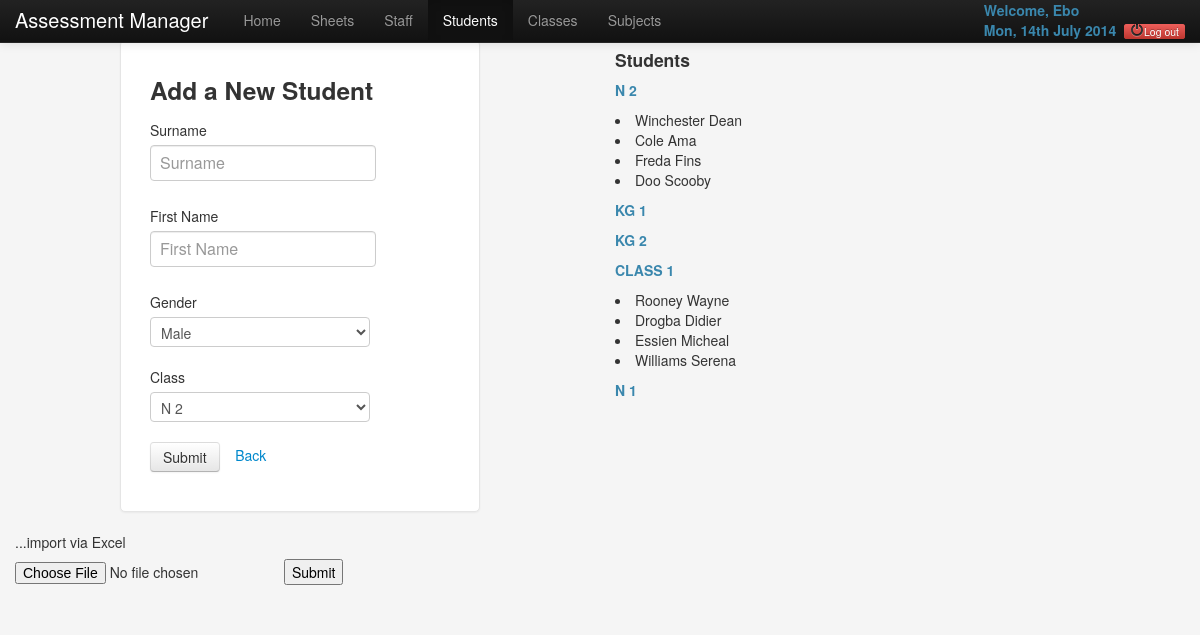
Page /new_student.php (signed in) on the committed database.
### tables this page shows
CREATE TABLE IF NOT EXISTS `classes` (
  `id` int(20) NOT NULL AUTO_INCREMENT,
  `class_id` varchar(255) NOT NULL,
  `class_name` varchar(255) NOT NULL,
  `subjects` text NOT NULL,
  PRIMARY KEY (`id`),
  UNIQUE KEY `class_id` (`class_id`),
  UNIQUE KEY `class_name` (`class_name`)
);

CREATE TABLE IF NOT EXISTS `students` (
  `id` int(11) NOT NULL AUTO_INCREMENT,
  `student_id` varchar(20) NOT NULL,
  `class_id` varchar(255) NOT NULL,
  `lname` varchar(255) NOT NULL,
  `fname` varchar(255) NOT NULL,
  `gender` varchar(10) NOT NULL,
  PRIMARY KEY (`id`)
);

### new_student.php (the view, shortened to what this page needs)
<!DOCTYPE html>
<html lang="en">
<head>
    <link href="assets/css/bootstrap.css" rel="stylesheet">
    <link href="assets/css/bootstrap-responsive.css" rel="stylesheet">
    <link href="stylesheets/thestyle.css" rel="stylesheet" type="text/css" media="all" />
  </head>
  <body>
    <div class="navbar navbar-inverse navbar-fixed-top">
      <div class="navbar-inner">
        <div class="container">
          <a class="brand" href="index.php">Assessment Manager</a>
          <div class="nav-collapse collapse">
            <ul class="nav">
              <li><a href="index.php">Home</a></li>
              <li><a href="tables.php">Sheets</a></li>
              <li><a href="new_staff.php">Staff</a></li>
              <li class="active"><a href="new_student.php">Students</a></li>
              <li><a href="new_class.php">Classes</a></li>
              <li><a href="new_subject.php">Subjects</a></li>
            </ul>
            <ul class="nav ace-nav pull-right">
			<span id="user_info">
				<strong class="text-info">Welcome,
				<?php echo $_SESSION['fname']; ?> <br />
                <?php echo date('D').", ".date('jS')." ".date('F')." ".date('Y'); ?></strong>&nbsp;
                <small class="text-warning"><a href="logout.php" class="btn-danger btn-mini"><i class="icon-off"></i>Log out</a></small>
			</span>
            </ul>
          </div>
        </div>
      </div>
    </div>
     <div class="container">
     <div class="row">
	<div class="span6">
      <form class="form-signin" action="new_student.php" method="post" enctype="multipart/form-data" onsubmit="check_empty()" name="form1">
        <h3 class="form-signin-heading">Add a New Student</h3>
  <div class="control-group">
    <label class="control-label" for="lname">Surname</label>
    <div class="controls">
      <input id="lname" name="lname" type="text" required class = "capitalizefirstletter" placeholder="Surname"/>
    </div>
  </div>
  <div class="control-group">
    <label class="control-label" for="fname">First Name</label>
    <div class="controls">
      <input id="fname" name="fname" type="text" required class = "capitalizefirstletter" placeholder="First Name"/>
    </div>
  </div>
   <div class="control-group">
    <label class="control-label" for="gender">Gender</label>
    <div class="controls">
      <select name="gender">
      <option value="male">Male</option>
    </select>
    </div>
  	</div>
    <div class="control-group">
    <label class="control-label" for="class_id">Class</label>
    <div class="controls">
      <select name="class_id" >
    <?php
	$q ="SELECT * FROM classes";
	$results = mysql_query($q) or die (mysql_error());
	while($classes = mysql_fetch_array($results)) {
		$className = $classes['class_name'];
		$classID = $classes['class_id'];
	echo "<option value='".$classID."'>".$className."</option>";
	}
        ?>
	</select>
    </div>
  	</div>
    	<p>
    	  <input type="submit" id="submit" name="submit" class="btn"/>
    	  &nbsp;&nbsp;&nbsp;<a href="index.php">Back</a>
  	  </p>
       </form>
    <p>
      <form action="upload_file.php" method="post" enctype="multipart/form-data">
      <label for="import_excel">...import via Excel</label>
      <input type="file" name="import_excel" id="import_excel">
      <input type="submit" name="submit" value="Submit">
      </form>
    </p>
	</div>
    <div class="span3">
    <h4>Students</h4>
    <?php
		$q2 = "SELECT * FROM classes";
		$result2 = mysql_query($q2) or die (mysql_error());
		while($classes = mysql_fetch_array($result2)) {
		echo "<h5 class='text-info'>" . $classes['class_name'] . "</h5>";
		$classid = $classes['class_id'];
		$q3 = "SELECT * FROM students WHERE class_id = '$classid'";
		$result3 = mysql_query($q3) or die (mysql_error());
		while($students = mysql_fetch_array($result3)) {
		echo "<li>". $students['lname'] . " " . $students['fname'] . "</li>";
		}
	}
	?>
    </div>
    </div>
  </body>
</html>

### new_student.php (style rules this page uses)
body { padding-top: 40px; padding-bottom: 40px; background-color: #f5f5f5; }
.form-signin { max-width: 300px; padding: 19px 29px 29px; margin: 0 auto 20px; background-color: #fff; border: 1px solid #e5e5e5; -webkit-border-radius: 5px; -moz-border-radius: 5px; border-radius: 5px; -webkit-box-shadow: 0 1px 2px rgba(0,0,0,.05); -moz-box-shadow: 0 1px 2px rgba(0,0,0,.05); box-shadow: 0 1px 2px rgba(0,0,0,.05); }
.form-signin .form-signin-heading, .form-signin .checkbox { margin-bottom: 10px; }
.form-signin input[type="text"], .form-signin input[type="password"] { font-size: 16px; height: auto; margin-bottom: 15px; padding: 7px 9px; }
.capitalizefirstletter { text-transform:capitalize; }

### rows in the picture
classes: class_name "N 2"
students: lname "Winchester", fname "Dean"
students: lname "Cole", fname "Ama"
students: lname "Freda", fname "Fins"
students: lname "Doo", fname "Scooby"
classes: class_name "KG 1"
classes: class_name "KG 2"
classes: class_name "CLASS 1"
students: lname "Rooney", fname "Wayne"
students: lname "Drogba", fname "Didier"
students: lname "Essien", fname "Micheal"
students: lname "Williams", fname "Serena"
classes: class_name "N 1"

### other values in the picture
$_SESSION['fname'] "Ebo"
form field class_id "N 2"
